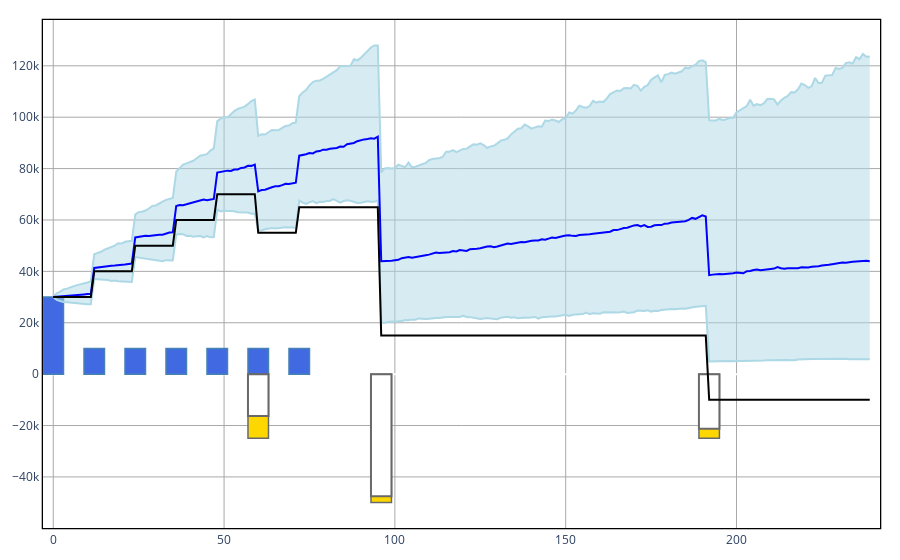

Notebook code cell kept with this figure:
### Code cell
ALMc.display(problem,bar_width = 6)

### Figure 1 — Plotly figure (JSON) as saved in the notebook; plotly's stock layout.template omitted (floating-point values rounded to 4 significant figures; data arrays with more than 128 entries replaced by an {"elided": "..."} marker saying what was removed)
{"data": [{"line": {"color": "lightblue"}, "mode": "lines", "name": "95% quantile", "type": "scatter", "x": {"elided": "240 int values"}, "y": {"elided": "240 float values"}}, {"fill": "tonexty", "line": {"color": "lightblue"}, "mode": "lines", "name": "5% quantile", "type": "scatter", "x": {"elided": "240 int values"}, "y": {"elided": "240 float values"}}, {"line": {"color": "blue"}, "mode": "lines", "name": "50% quantile", "type": "scatter", "x": {"elided": "240 int values"}, "y": {"elided": "240 float values"}}, {"marker": {"color": "royalblue", "line": {"color": "steelblue", "width": 1.5}}, "name": "Assets", "type": "bar", "width": 6, "x": {"elided": "240 int values"}, "y": {"elided": "240 int values"}}, {"marker": {"color": "gold", "line": {"color": "dimgray", "width": 1.5}}, "name": "Goals", "type": "bar", "width": 6, "x": {"elided": "240 int values"}, "y": {"elided": "240 int values"}}, {"marker": {"color": "white", "line": {"color": "dimgray", "width": 2}, "opacity": 1}, "name": "Goal LB", "type": "bar", "width": 6, "x": {"elided": "240 int values"}, "y": {"elided": "240 int values"}}, {"line": {"color": "black"}, "mode": "lines", "name": "Wealth consumption", "type": "scatter", "x": {"elided": "240 int values"}, "y": {"elided": "240 int values"}}], "layout": {"barmode": "overlay", "legend": {"orientation": "h", "x": 1, "xanchor": "right", "y": 1.02, "yanchor": "bottom"}, "margin": {"b": 20, "l": 20, "r": 20, "t": 20}, "paper_bgcolor": "white", "plot_bgcolor": "white", "showlegend": false, "xaxis": {"gridcolor": "darkgray", "gridwidth": 1, "linecolor": "black", "linewidth": 1.3, "mirror": true, "showgrid": true, "showline": true}, "yaxis": {"autorange": true, "gridcolor": "darkgray", "gridwidth": 1, "linecolor": "black", "linewidth": 1.3, "mirror": true, "range": [-62500, 104900.0], "showgrid": true, "showline": true}}}
